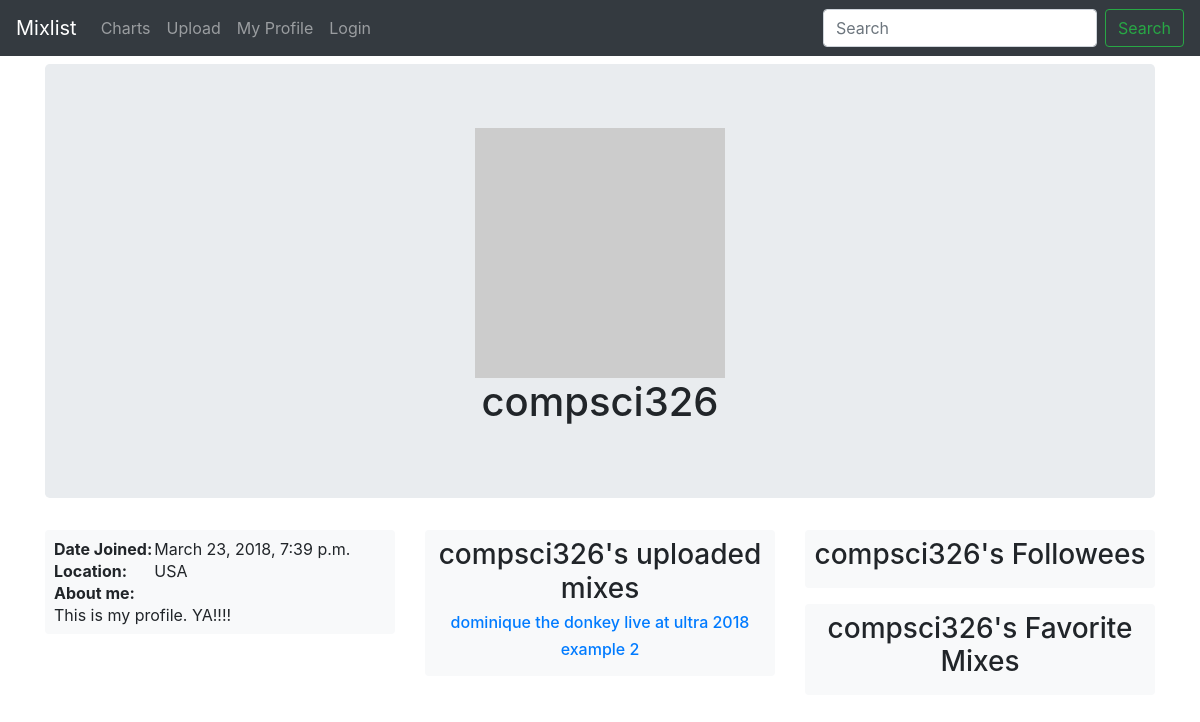
The app's page /profile/1 with its own data.
### mixlist/models.py (models this page shows, shortened)
class Profile(models.Model):
    user = models.OneToOneField(User, on_delete=models.CASCADE)
    profile_image = models.FileField(blank=True, null=True)
    location = models.CharField(max_length = 25, blank=True, null=True)
    about_me = models.TextField(blank=True, null=True)
    favorites = models.ManyToManyField('Mix', blank=True)
    following = models.ManyToManyField('self', blank=True)

class Mix(models.Model):
    audio_file = models.FileField() # TODO: Pass in a storage param
    title = models.CharField(max_length=80)
    artist = models.CharField(max_length=80, blank=True, null=True)
    image = models.FileField(blank=True, null=True)
    slug = models.SlugField() # title_of_song_with_underscores_as_spaces
    uploader = models.ForeignKey(Profile, on_delete=models.CASCADE, related_name="mixes")
    length = models.DurationField()
    upload_date = models.DateTimeField(auto_now_add=True)
    description = models.CharField(max_length=200, blank=True, null=True)
    like_count = models.IntegerField(default=0)
    play_count = models.IntegerField(default=0)
    playlist = models.ManyToManyField('Track', through='PlaylistMembership')
    def get_absolute_url(self):
        return reverse('mix-detail', args=[str(self.slug)])

### mixlist/views.py (the view)
# urls.py: path('profile/<int:pk>', ProfileView.as_view(), name='profile'),
class ProfileView(generic.DetailView):
    model = Profile
    template_name = 'profile_template.html'
    def get_context_data(self, **kwargs):
        context = super(ProfileView, self).get_context_data(**kwargs)
        context['follows'] = Follows.objects.filter(owner__user=self.kwargs['pk'])
        bfollows = []
        for rel in Follows.objects.filter(follows__user=self.kwargs['pk']):
            bfollows.append(rel.owner)
        context['bfollows'] = bfollows
        context['mixs'] = Mix.objects.filter(uploader__user=self.kwargs['pk'])
        return context

### mixlist/templates/profile_template.html (shortened to what this page needs)
{% extends "base_generic.html" %}
{% load static %}
{% block css %}<link rel="stylesheet" type="text/css" href="{% static 'mixlist/profile.css' %}" />{% endblock %}
{% block content %}
<div class="container">
 	<div class="row">
		<div class="col-lg-12 mt-2">
			<div class="jumbotron">
				{% if profile.profile_image %}
                <img src="{{ profile.profile_image.url }}" height="250" width="250">
                {% else %}
                <img src="http://via.placeholder.com/250x250">
                {% endif %}
				<h1 id="username">{{ profile.user.username }}</h1>
			</div>
			<div class="row">
		    	<div class="col-lg-4">
					<div class="bg-light p-2 rounded">
						<table>
							<tr>
								<td><b>Date Joined:</b></td>
								<td>{{ profile.user.date_joined }}</td>
							</tr>
							<tr>
								<td><b>Location:</b></td>
								<td>{{ profile.location }}
							</tr>
							<tr>
								<td><b>About me:</b></td>
							</tr>
							<tr>
								<td colspan=2 style="word-wrap: break-word">{{ profile.about_me }}</td>
							</tr>
						</table>
					</div>
				</div>
		    	<div class="col-lg-4">
					<div class="bg-light p-2 rounded">
						<h3>{{ profile.user.username }}'s uploaded mixes</h3>
						<div class="mixes">
							{% for mix in mixs %}
							<h6><a href="{{mix.get_absolute_url}}">{{ mix.title }}</a></h6>
							{% endfor %}
						</div>
					</div>
		    	</div>
		    	<div class="col-lg-4">
					<div class="bg-light p-2 rounded">
						<h3>{{ profile.user.username }}'s Followees</h3>
					</div>
					<div class="bg-light p-2 rounded">
						<h3>{{ profile.user.username }}'s Favorite Mixes</h3>
					</div>
		    	</div>
			</div>
		</div>
  	</div>
</div>
{% endblock %}

### mixlist/static/mixlist/site.css (style rules this page uses)
body { padding-top: 56px; }

### mixlist/static/mixlist/profile.css (style rules this page uses)
div { text-align: center; }
div.mixes { overflow: auto; }

### records on screen
Profile: user.username "compsci326", user.date_joined "March 23, 2018, 7:39 p.m.", location "USA", about_me "This is my profile. YA!!!!"
Mix: title "dominique the donkey live at ultra 2018"
Mix: title "example 2"
